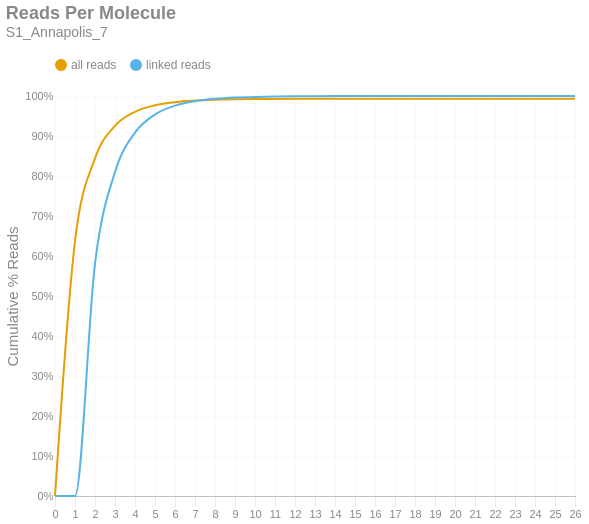

The notebook cell this image was saved under:
### Markdown cell above
### Reads per Molecule
This chart shows the cumulative distribution of the number of reads per linked molecule. That is, how many alignments are associated with a unique molecule. This excludes the number of reads associated with invalid or absent linked-read barcodes. The `linked` histogram is the percentages recalculated when disregarding singletons.

### Code cell
if SKIPLR:
    print_html(f"Skipped")
else:
    counts = np.bincount(valids['reads'].cast(pl.Int64).to_numpy())
    weighted = counts * np.arange(len(counts))
    all_perc = weighted / n_reads
    linked_perc = weighted / n_linked_reads
    linked_perc[1] = 0
    binned_df = pl.DataFrame({
        'readsper': list(range(len(counts))),
        'all reads (cumsum)': np.cumsum(all_perc).tolist(),
        'linked reads (cumsum)': np.cumsum(linked_perc).tolist(),
    })

    with SafeRender(binned_df):
        (
            density_plot(binned_df, 'Reads Per Molecule', samplename, 'readspmol')
            .encode(
                x=alt.X('readsper:O', title=None).axis(labelAngle=0).scale(padding=0),
                y=alt.Y('value:Q', title='Cumulative % Reads').axis(format='%').stack(False),
                color=alt.Color("key:N").scale(domain=["all reads", "linked reads"]),
                tooltip=[
                    alt.Tooltip("key:N", title="Data Type"),
                    alt.Tooltip("readsper:O", title="Reads Per Molecule"),
                    alt.Tooltip("value:Q", format=".2%", title="% Reads (Cum.)")
                ]            
            )
        ).display()

### Figure 1 — Vega-Lite specification as saved in the notebook (floating-point values rounded to 4 significant figures)
{"width": "container", "height": 400, "config": {"title": {"anchor": "start", "dy": -15, "fontSize": 18, "color": "#888888", "subtitleColor": "#888888", "subtitleFontSize": 14}, "arc": {"fill": "#0072B2"}, "axis": {"domainColor": "#888888", "domainWidth": 0.5, "gridWidth": 0.2, "grid": false, "titleFontWeight": 400, "titleFontSize": 15, "labelFontSize": 11, "labelColor": "#888888", "tickColor": "#888888", "tickWidth": 0.2, "titleColor": "#888888"}, "axisBand": {"grid": false}, "axisX": {"grid": true, "tickSize": 10, "domainCap": "round"}, "axisY": {"domain": false, "grid": true, "tickSize": 0, "domainCap": "round"}, "background": "transparent", "header": {"labelFontSize": 15, "labelColor": "#888888", "titleFontSize": 15, "titleFontWeight": 600, "titleColor": "#888888"}, "legend": {"labelFont": "sans-serif", "labelFontSize": 12, "labelColor": "#888888", "symbolSize": 100, "symbolType": "circle", "titleFontSize": 12, "titlePadding": 10, "titleColor": "#888888", "title": null, "orient": "top"}, "range": {"category": ["#E69F00", "#56B4E9", "#009E73", "#F0E442", "#0072B2", "#D55E00", "#CC79A7", "#000000"], "diverging": ["#cfe8f3", "#a2d4ec", "#73bfe2", "#46abdb", "#1696d2", "#12719e"]}, "area": {"fill": "#0072B2", "fillOpacity": 0.7, "line": true, "strokeOpacity": 0.7}, "line": {"color": "#0072B2", "stroke": "#0072B2", "strokeWidth": 2}, "trail": {"color": "#0072B2", "stroke": "#0072B2", "strokeWidth": 0, "size": 1}, "point": {"filled": true, "fillOpacity": 1.0, "size": 95}, "text": {"color": "#888888", "fontSize": 11, "align": "right", "fontWeight": 400, "size": 11}, "bar": {"fill": "#0072B2", "stroke": null}, "view": {"stroke": null, "continuousWidth": 660, "continuousHeight": 400}}, "data": {"name": "data-df6e8f9f114443057f705e77b733ccbe"}, "mark": {"type": "line", "interpolate": "monotone", "point": {"opacity": 0, "size": 275}}, "encoding": {"color": {"field": "key", "scale": {"domain": ["all reads", "linked reads"]}, "type": "nominal"}, "tooltip": [{"field": "key", "title": "Data Type", "type": "nominal"}, {"field": "readsper", "title": "Reads Per Molecule", "type": "ordinal"}, {"field": "value", "format": ".2%", "title": "% Reads (Cum.)", "type": "quantitative"}], "x": {"axis": {"labelAngle": 0}, "field": "readsper", "scale": {"padding": 0}, "title": null, "type": "ordinal"}, "y": {"axis": {"format": "%"}, "field": "value", "stack": false, "title": "Cumulative % Reads", "type": "quantitative"}}, "params": [{"name": "param_c36ac31b6afebe62", "select": {"type": "point", "fields": ["key"]}, "bind": "legend"}], "title": {"text": "Reads Per Molecule", "subtitle": "S1_Annapolis_7"}, "transform": [{"fold": ["all reads (cumsum)", "linked reads (cumsum)"]}, {"calculate": "replace(datum.key, ' (cumsum)', '')", "as": "key"}, {"filter": {"param": "param_c36ac31b6afebe62"}}], "usermeta": {"embedOptions": {"downloadFileName": "S1_Annapolis_7.readspmol"}}, "$schema": "https://vega.github.io/schema/vega-lite/v6.1.0.json", "datasets": {"data-df6e8f9f114443057f705e77b733ccbe": [{"readsper": 0, "all reads (cumsum)": 0.0, "linked reads (cumsum)": 0.0}, {"readsper": 1, "all reads (cumsum)": 0.6373, "linked reads (cumsum)": 0.0}, {"readsper": 2, "all reads (cumsum)": 0.844, "linked reads (cumsum)": 0.581}, {"readsper": 3, "all reads (cumsum)": 0.9255, "linked reads (cumsum)": 0.8101}, {"readsper": 4, "all reads (cumsum)": 0.9605, "linked reads (cumsum)": 0.9084}, {"readsper": 5, "all reads (cumsum)": 0.9767, "linked reads (cumsum)": 0.9539}, {"readsper": 6, "all reads (cumsum)": 0.9846, "linked reads (cumsum)": 0.976}, {"readsper": 7, "all reads (cumsum)": 0.9885, "linked reads (cumsum)": 0.9871}, {"readsper": 8, "all reads (cumsum)": 0.9906, "linked reads (cumsum)": 0.9929}, {"readsper": 9, "all reads (cumsum)": 0.9917, "linked reads (cumsum)": 0.996}, {"readsper": 10, "all reads (cumsum)": 0.9923, "linked reads (cumsum)": 0.9978}, {"readsper": 11, "all reads (cumsum)": 0.9927, "linked reads (cumsum)": 0.9987}, {"readsper": 12, "all reads (cumsum)": 0.9929, "linked reads (cumsum)": 0.9993}, {"readsper": 13, "all reads (cumsum)": 0.993, "linked reads (cumsum)": 0.9996}, {"readsper": 14, "all reads (cumsum)": 0.993, "linked reads (cumsum)": 0.9997}, {"readsper": 15, "all reads (cumsum)": 0.9931, "linked reads (cumsum)": 0.9998}, {"readsper": 16, "all reads (cumsum)": 0.9931, "linked reads (cumsum)": 0.9999}, {"readsper": 17, "all reads (cumsum)": 0.9931, "linked reads (cumsum)": 1.0}, {"readsper": 18, "all reads (cumsum)": 0.9931, "linked reads (cumsum)": 1.0}, {"readsper": 19, "all reads (cumsum)": 0.9931, "linked reads (cumsum)": 1.0}, {"readsper": 20, "all reads (cumsum)": 0.9931, "linked reads (cumsum)": 1.0}, {"readsper": 21, "all reads (cumsum)": 0.9931, "linked reads (cumsum)": 1.0}, {"readsper": 22, "all reads (cumsum)": 0.9931, "linked reads (cumsum)": 1.0}, {"readsper": 23, "all reads (cumsum)": 0.9931, "linked reads (cumsum)": 1.0}, {"readsper": 24, "all reads (cumsum)": 0.9931, "linked reads (cumsum)": 1.0}, {"readsper": 25, "all reads (cumsum)": 0.9931, "linked reads (cumsum)": 1.0}, {"readsper": 26, "all reads (cumsum)": 0.9931, "linked reads (cumsum)": 1.0}]}}
